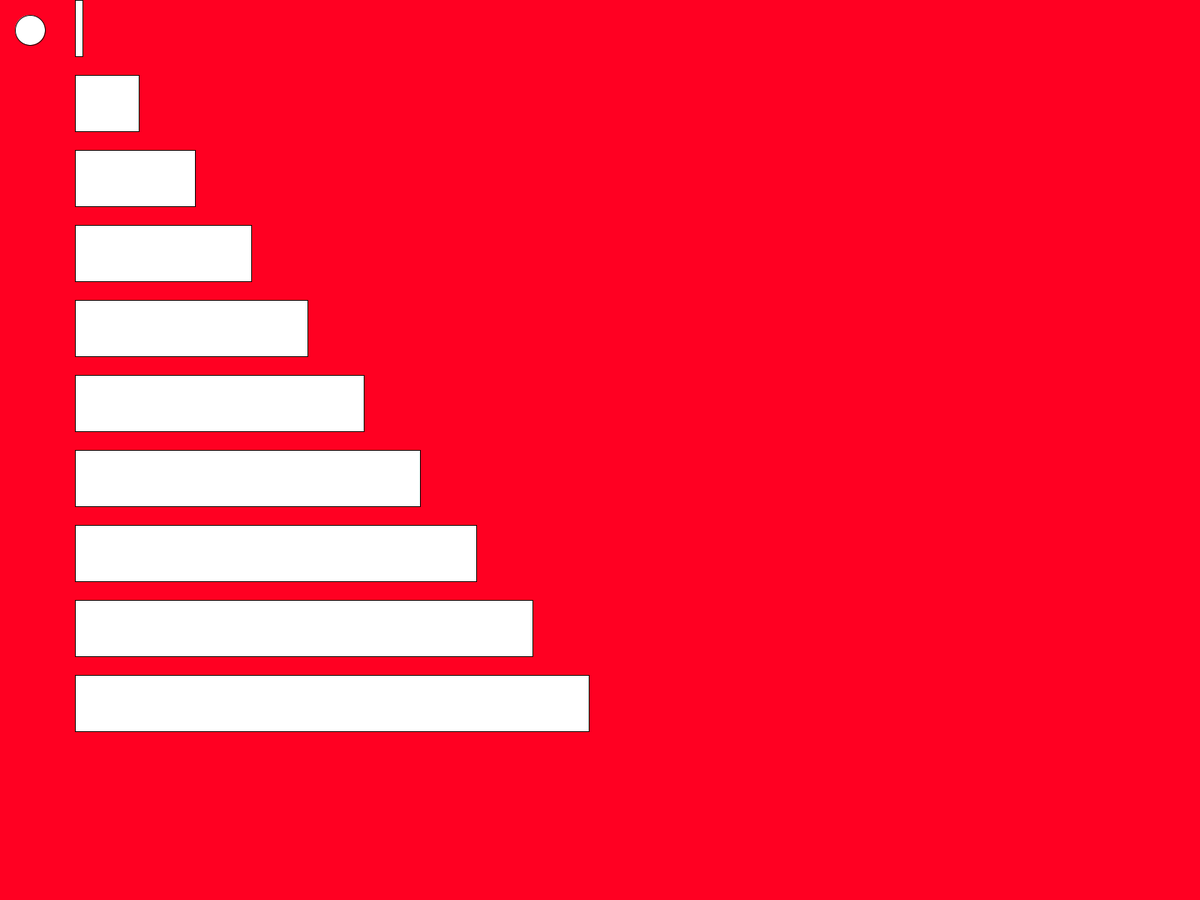
Frame 1 (no input)
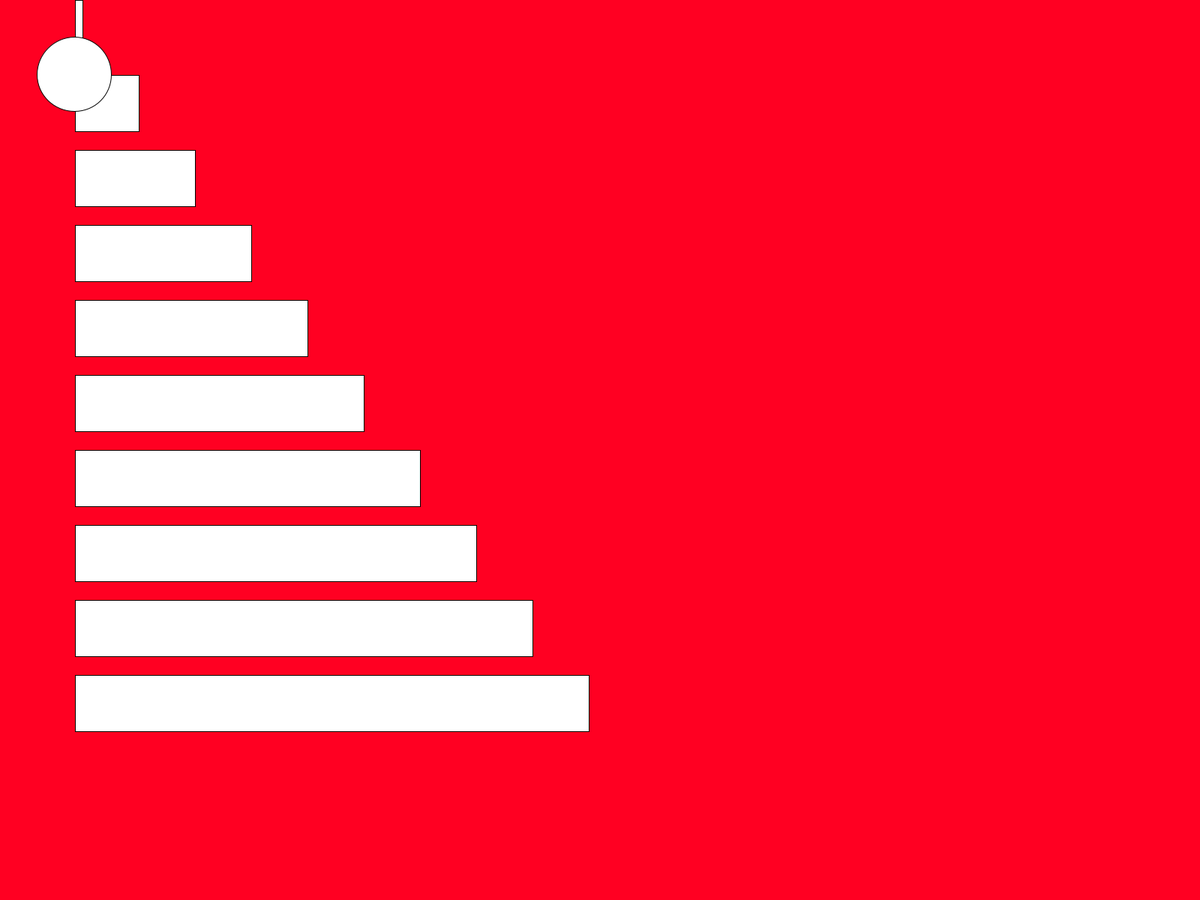
Frame 60 (the mouse pressed at the canvas centre just before this capture)
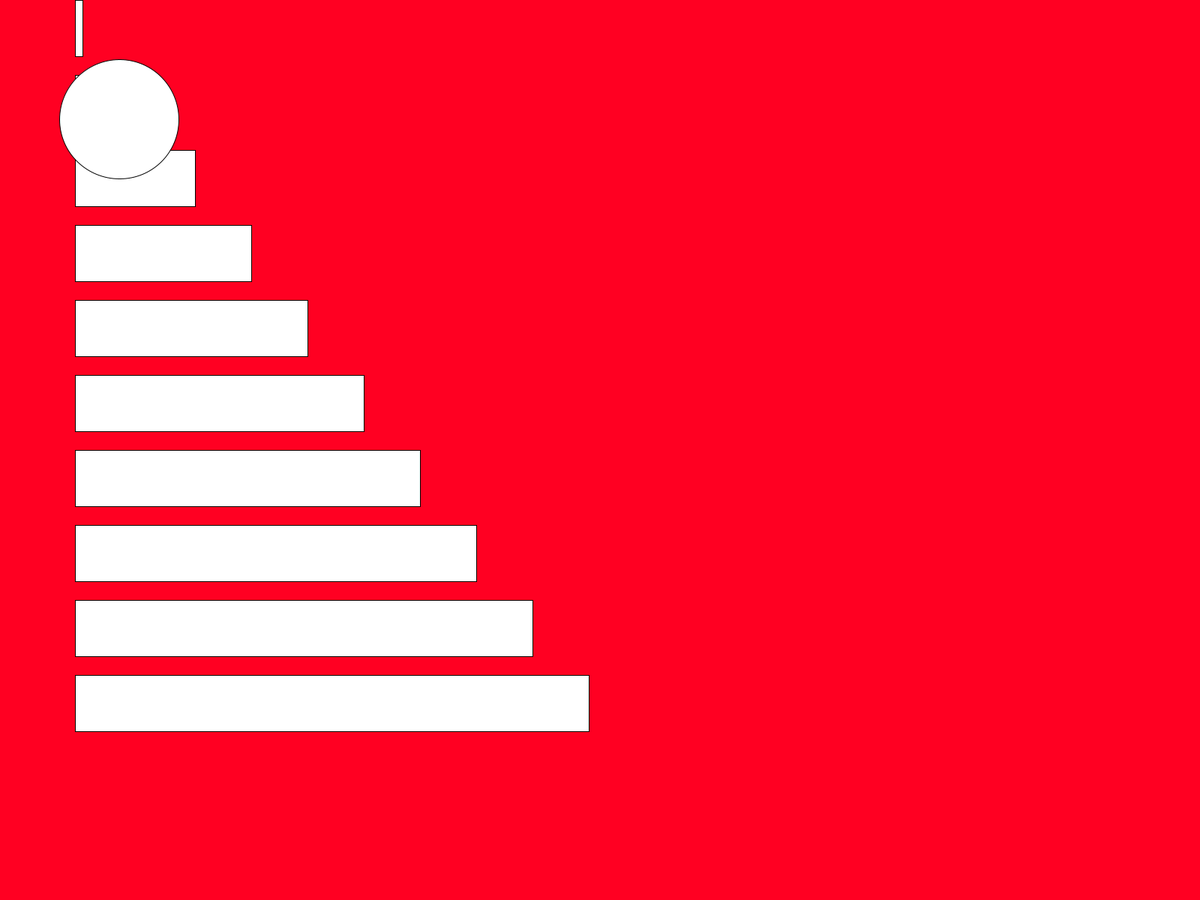
Frame 120 (the mouse held since frame 60 and released just before this capture)

The Processing sketch that drew these frames (run headless with seeded random() and noise(); from frame 60 on, the mouse is pressed at the canvas centre):

// Processing sketch: Sonido
// ── Sonido.pde
//bucle for 
int y=0;
void setup(){
  size(600,600); // tamaño de canvas que, que si esta pantalla completa no aplica
  fullScreen(); //pantalla completa
 frameRate(200); //velocidad de reaccion
 noCursor();
}

//ejecutar ctrl+r
void draw(){ //dibujar
     background(255,0,34); //color de fondo
     
     for (int i = 0; i< 10; i++){ //variabe de iteracion
       rect(100,100*i, 75*i+10, 75); //rect es para dibujar cuadrado, los 100 corresponden a su tamaño, y 75 a su posicion y tamaño para que cambie de dimensiones
     };
     ellipse(40+y%1000,40+y%1000,40+y%200,40+y%200); // para dibujar un circulo 40 para tamaño y posicion de inicio % simbolo para elegir la posicion o tamaño en donde debe reiniciar la figura
     y= y+1; // para asignar un valor a una variable y hacer crecer la figura
}
